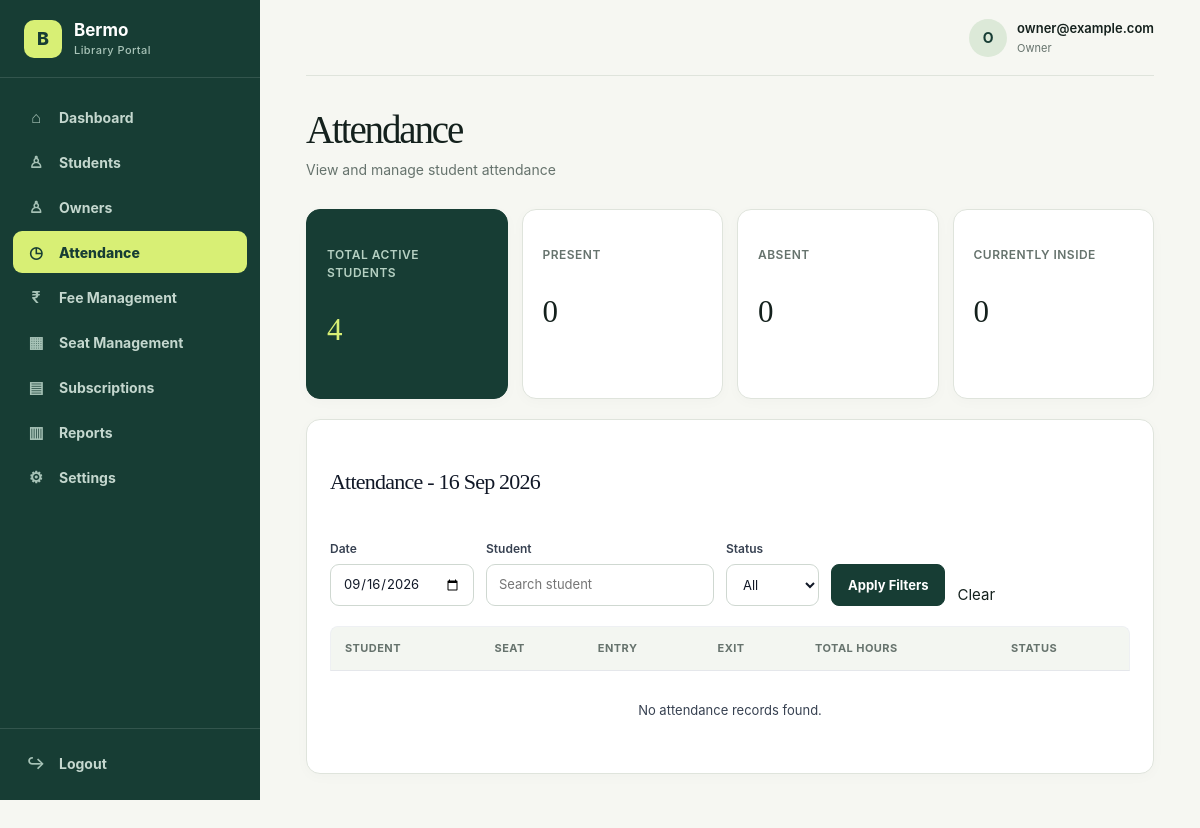
Before: /management/attendance/ (signed in) with the older database file.
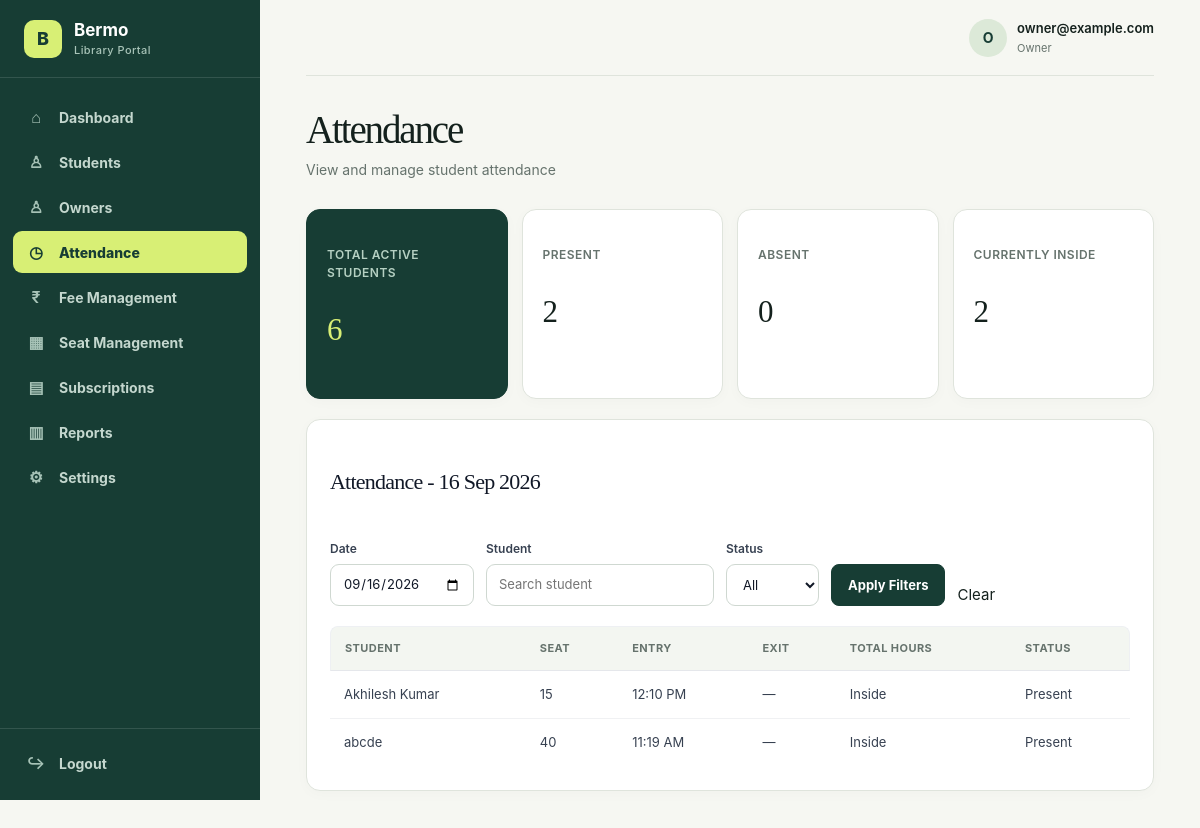
After: the same page with the newer database file.
### attendance/models.py (models this page shows, shortened)
class Attendance(models.Model):
    STATUS_CHOICES = [
        ("PRESENT", "Present"),
        ("ABSENT", "Absent"),
    ]
    attendance_id = models.AutoField(primary_key=True)
    student = models.ForeignKey(
        StudentProfile,
        on_delete=models.PROTECT,
        related_name="attendance_records"
    )
    seat = models.ForeignKey(
        Seat,
        on_delete=models.PROTECT,
        related_name="attendance_records"
    )
    date = models.DateField()
    check_in = models.TimeField(
        null=True,
        blank=True
    )
    check_out = models.TimeField(
        null=True,
        blank=True
    )
    status = models.CharField(
        max_length=20,
        choices=STATUS_CHOICES,
        default="PRESENT"
    )
    class Meta:
        constraints = [
            models.UniqueConstraint(
                fields=["student", "date"],
                name="one_attendance_per_student_per_day"
            )
        ]

### students/models.py (models this page shows, shortened)
class StudentProfile(models.Model):
    STATUS_CHOICES = [
        ("PENDING", "Pending Approval"),
        ("APPROVED", "Approved"),
        ("REJECTED", "Rejected"),
        ("UNREGISTERED", "Unregistered"),
    ]
    student_id = models.AutoField(primary_key=True)
    user = models.OneToOneField(
        settings.AUTH_USER_MODEL,
        on_delete=models.CASCADE,
        related_name="student_profile"
    )
    full_name = models.CharField(
        max_length=150
    )
    email = models.EmailField(
        unique=True,
    )
    phone = models.CharField(
        max_length=15
    )
    address = models.TextField(
        blank=True
    )
    date_of_birth = models.DateField(
        null=True,
        blank=True
    )
    photo = models.ImageField(
        upload_to="students/photos/",
        null=True,
        blank=True
    )
    aadhaar_document = models.FileField(
        upload_to="students/aadhaar/",
        null=True,
        blank=True
    )
    registration_date = models.DateField(
        auto_now_add=True
    )
    status = models.CharField(
        max_length=20,
        choices=STATUS_CHOICES,
        default="PENDING"
    )
    preferred_plan = models.ForeignKey(
    "library.SubscriptionPlan",
    on_delete=models.PROTECT,
    null=True,
    blank=True,
    related_name="preferred_students"
    )
    preferred_time_slot = models.ForeignKey(
    "library.TimeSlot",
    on_delete=models.PROTECT,
    null=True,
    blank=True,
    related_name="preferred_students"
    )
    approved_by = models.ForeignKey(
        settings.AUTH_USER_MODEL,
        on_delete=models.SET_NULL,
        null=True,
        blank=True,
        related_name="approved_students"
    )
    approved_at = models.DateTimeField(
        null=True,
        blank=True
    )
    rejection_reason = models.TextField(
        blank=True
    )

### library/models.py (models this page shows, shortened)
class Seat(models.Model):
    STATUS_CHOICES = [
        ("AVAILABLE", "Available"),
        ("OCCUPIED", "Occupied"),
        ("MAINTENANCE", "Maintenance"),
    ]
    seat_id = models.AutoField(primary_key=True)
    library = models.ForeignKey(
        Library,
        on_delete=models.CASCADE,
        related_name="seats"
    )
    seat_number = models.CharField(max_length=20)
    status = models.CharField(
        max_length=20,
        choices=STATUS_CHOICES,
        default="AVAILABLE"
    )
    class Meta:
        constraints = [
            models.UniqueConstraint(
                fields=["library", "seat_number"],
                name="unique_seat_per_library"
            )
        ]

### management/views.py (the view)
# urls.py: path("attendance/", include("attendance.urls")),
@login_required
def attendance(request):
    selected_date = request.GET.get("date")
    if selected_date:
        try:
            selected_date = datetime.strptime(
                selected_date,
                "%Y-%m-%d"
            ).date()
        except ValueError:
            selected_date = date.today()
    else:
        selected_date = date.today()
    search = request.GET.get("search", "").strip()
    status_filter = request.GET.get("status", "").strip().upper()
    active_students = StudentProfile.objects.filter(
        status="APPROVED"
    ).count()
    attendances = Attendance.objects.filter(
        date=selected_date
    ).select_related(
        "student",
        "seat"
    ).order_by(
        "-check_in"
    )
    if search:
        attendances = attendances.filter(
            student__full_name__icontains=search
        )
    if status_filter in ["PRESENT", "ABSENT"]:
        attendances = attendances.filter(
            status=status_filter
        )
    date_attendances = Attendance.objects.filter(
        date=selected_date
    )
    present_today = date_attendances.filter(
        status="PRESENT"
    ).count()
    absent_today = date_attendances.filter(
        status="ABSENT"
    ).count()
    currently_inside = date_attendances.filter(
        status="PRESENT",
        check_in__isnull=False,
        check_out__isnull=True
    ).count()
    attendance_rows = []
    for attendance_record in attendances:
        total_hours = None
        if (
            attendance_record.check_in
            and attendance_record.check_out
        ):
            check_in_datetime = datetime.combine(
                attendance_record.date,
                attendance_record.check_in
            )
            check_out_datetime = datetime.combine(
                attendance_record.date,
                attendance_record.check_out
            )
            if check_out_datetime < check_in_datetime:
                check_out_datetime += timedelta(days=1)
            duration = check_out_datetime - check_in_datetime
            total_seconds = duration.total_seconds()
            hours = int(total_seconds // 3600)
            minutes = int((total_seconds % 3600) // 60)
            total_hours = f"{hours}h {minutes}m"
        elif attendance_record.check_in:
            total_hours = "Inside"
        attendance_rows.append({
            "attendance": attendance_record,
            "total_hours": total_hours,
        })
    return render(
        request,
        "management/attendance.html",
        {
            "active_students": active_students,
            "present_today": present_today,
            "absent_today": absent_today,
            "currently_inside": currently_inside,
            "attendances": attendance_rows,
            "selected_date": selected_date,
            "search": search,
            "status_filter": status_filter,
        }
    )

### management/views.py (called while the page is built)
def owner_required(view_func):
    @login_required
    @wraps(view_func)
    def wrapped_view(request, *args, **kwargs):
        if request.user.role != "OWNER":
            raise PermissionDenied("Only library owners can access management pages.")
        return view_func(request, *args, **kwargs)
    return wrapped_view

### templates/management/attendance.html (shortened to what the changed rows need)
{% extends "management/base.html" %}
{% block content %}
<div class="dashboard-header">
    <div>
        <h1>Attendance</h1>
    </div>
</div>
<div class="summary-cards">
    <div class="card">
        <h4>Total Active Students</h4>
        <p>{{ active_students|default:"0" }}</p>
    </div>
    <div class="card">
        <h4>Present</h4>
        <p>{{ present_today|default:"0" }}</p>
    </div>
    <div class="card">
        <h4>Currently Inside</h4>
        <p>{{ currently_inside|default:"0" }}</p>
    </div>
</div>
<div class="card">
    <div style="overflow-x: auto;">
        <table width="100%" cellpadding="12">
            <thead>
                <tr>
                    <th>Student</th>
                    <th>Seat</th>
                    <th>Entry</th>
                    <th>Exit</th>
                    <th>Total Hours</th>
                    <th>Status</th>
                </tr>
            </thead>
            <tbody>
                {% for row in attendances %}
                    {% with attendance=row.attendance %}
                    <tr>
                        <td>
                            {{ attendance.student.full_name }}
                        </td>
                        <td>
                            {% if attendance.seat %}
                                {{ attendance.seat.seat_number }}
                            {% else %}
                                —
                            {% endif %}
                        </td>
                        <td>
                            {% if attendance.check_in %}
                                {{ attendance.check_in|time:"h:i A" }}
                            {% else %}
                                —
                            {% endif %}
                        </td>
                        <td>
                            {% if attendance.check_out %}
                                {{ attendance.check_out|time:"h:i A" }}
                            {% else %}
                                —
                            {% endif %}
                        </td>
                        <td>
                            {% if row.total_hours %}
                                {{ row.total_hours }}
                            {% else %}
                                —
                            {% endif %}
                        </td>
                        <td>
                            {% if attendance.status == "PRESENT" %}
                                <span>
                                    Present
                                </span>
                            {% elif attendance.status == "ABSENT" %}
                                <span>
                                    Absent
                                </span>
                            {% else %}
                                {{ attendance.status }}
                            {% endif %}
                        </td>
                    </tr>
                    {% endwith %}
                {% empty %}
                    <tr>
                        <td colspan="6"
                            style="text-align: center; padding: 30px;">
                            No attendance records found.
                        </td>
                    </tr>
                {% endfor %}
            </tbody>
        </table>
    </div>
</div>
{% endblock %}

Changed rows visible on the page:
added Attendance: attendance.student.full_name "Akhilesh Kumar", attendance.seat.seat_number "15", attendance.check_in "12:10 PM", total_hours "Inside", status "Present"
added Attendance: attendance.student.full_name "abcde", attendance.seat.seat_number "40", attendance.check_in "11:19 AM", total_hours "Inside", status "Present"
Other visible differences:
{{ active_students|default:"0" }}: "4" → "6"
{{ present_today|default:"0" }}: "0" → "2"
{{ currently_inside|default:"0" }}: "0" → "2"
text no longer shown: "No attendance records found."
